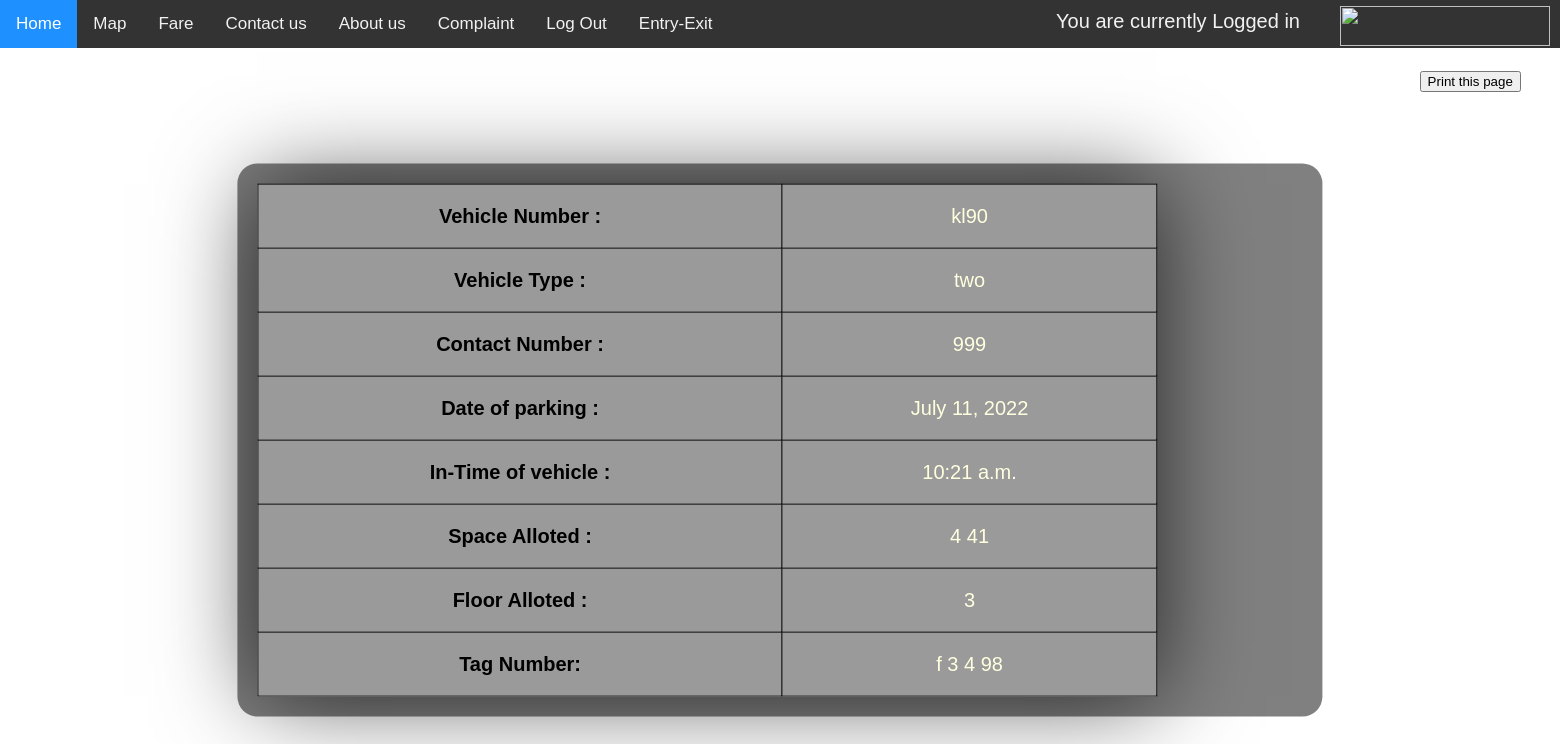
/printentry/, run on an earlier commit of the app's database.
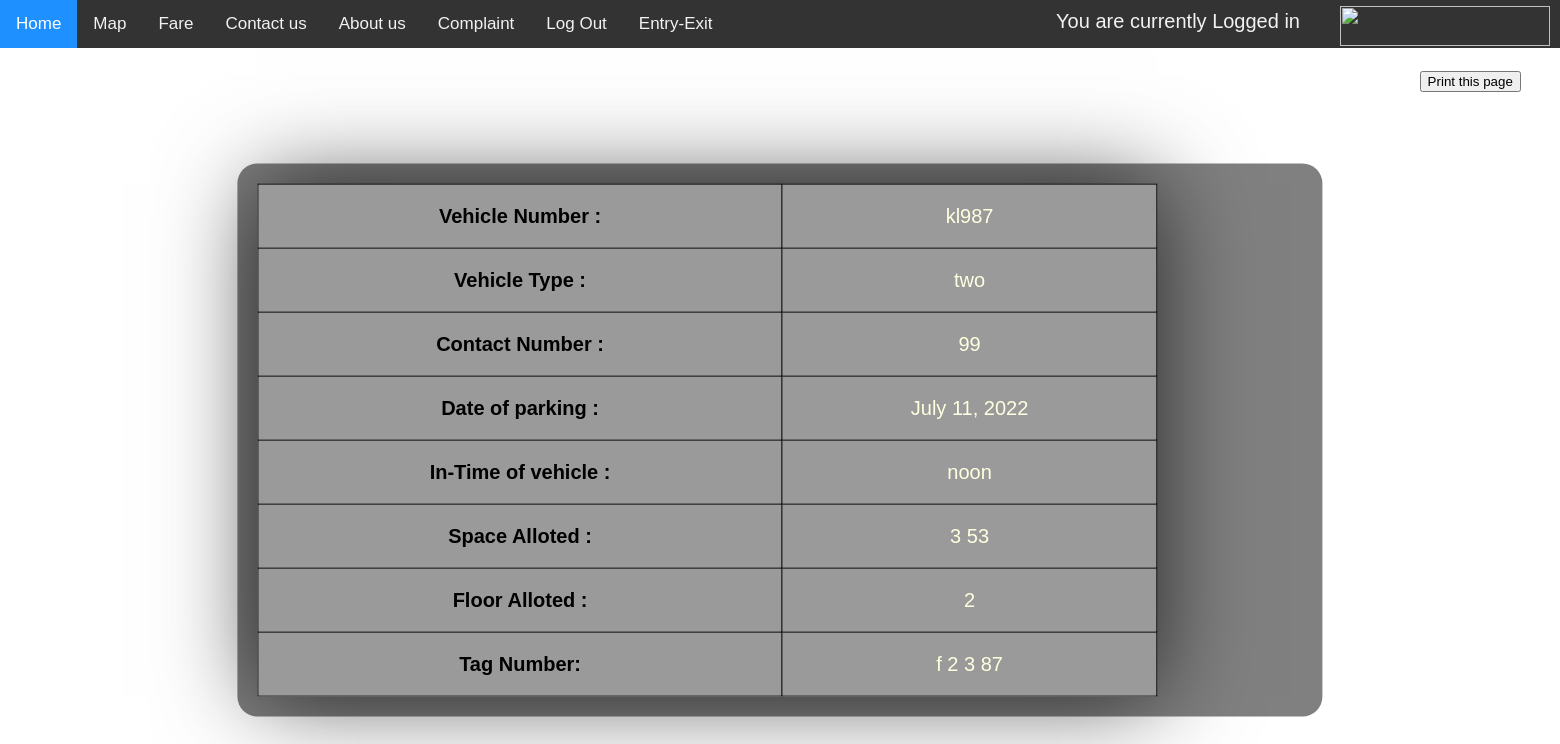
And on a later commit of the database.
### parking/models.py (models this page shows, shortened)
class Vehicleentry(models.Model):
    vnumber = models.CharField(max_length=10)
    vtype = models.CharField(max_length=10, choices=VEHICLE_CHOICE, default='two')
    contactno = models.CharField(max_length=10, default="")
    date = models.DateField(null=True, blank=True)
    intime = models.TimeField(null=True, blank=True)
    spacealloted = models.CharField(max_length=10)
    advancepayment = models.CharField(max_length=10)
    flooralloted = models.CharField(max_length=10)
    tagno = models.CharField(max_length=10)

### parking/views.py (the view)
# urls.py: path('printentry/', views.printentry, name='printentry'),
def printentry(request):
    obj = Vehicleentry.objects.filter().last()
    return render(request, 'printentry.html', {'obj':obj})

### parking/templates/printentry.html (shortened to what this page needs)
<!DOCTYPE html>
<html lang="en">
<head>
</head>
<body>
<div class="topnav">
  <a class="active" href="/">Home</a>
  <a href="/maps">Map</a>
    <a href="/fare">Fare</a>
  <a href="/contactus">Contact us</a>
    <a href="/aboutus">About us</a>
    <a href="/complaint">Complaint</a>
    <a href="/">Log Out</a>
    <a href="/entryex">Entry-Exit</a>
    <a><div class="toplg">You are currently Logged in</div></a>
    <a><div class="topright"><img src="https://i.ibb.co/SsDM6pc/securepark.png" width="210" height="40"></div></a>
</div>
<div class="bg-heading">
    <button onclick="myFunction()">Print this page</button>
</div>
<div class="bg-text">
{% if obj %}
<table>
<tbody>
  <tr>
      <td style="color: #000000;"><b>Vehicle Number :</b></td>
    <td style="text-align:center;">{{ obj.vnumber }}</td>
  </tr>
  <tr>
      <td style="color: #000000;"><b>Vehicle Type :</b></td>
    <td style="text-align:center;">{{ obj.vtype }}</td>
  </tr>
  <tr>
      <td style="color: #000000;"><b>Contact Number :</b></td>
    <td style="text-align:center;">{{ obj.contactno }}</td>
  </tr>
   <tr>
       <td style="color: #000000;"><b>Date of parking :</b></td>
    <td style="text-align:center;">{{ obj.date }}</td>
  </tr>
  <tr>
      <td style="color: #000000;"><b>In-Time of vehicle :</b></td>
    <td style="text-align:center;">{{ obj.intime }}</td>
  </tr>
  <tr>
      <td style="color: #000000;"><b>Space Alloted :</b></td>
    <td style="text-align:center;">{{ obj.spacealloted }}</td>
  </tr>
  <tr>
      <td style="color: #000000;"><b>Floor Alloted :</b></td>
    <td style="text-align:center;">{{ obj.flooralloted }}</td>
  </tr>
  <tr>
      <td style="color: #000000;"><b>Tag Number:</b></td>
    <td style="text-align:center;">{{ obj.tagno }}</td>
  </tr>
</tbody>
</table>
{% endif %}
</div>
</body>
</html>

What changed in the data, as far as the page shows it:
no longer on this page (row unchanged): Vehicleentry: vnumber "kl90", vtype "two", contactno "999", date "July 11, 2022", intime "10:21 a.m.", spacealloted "4 41", flooralloted "3", tagno "f 3 4 98"
added Vehicleentry: vnumber "kl987", vtype "two", contactno "99", date "July 11, 2022", intime "noon", spacealloted "3 53", flooralloted "2", tagno "f 2 3 87"
